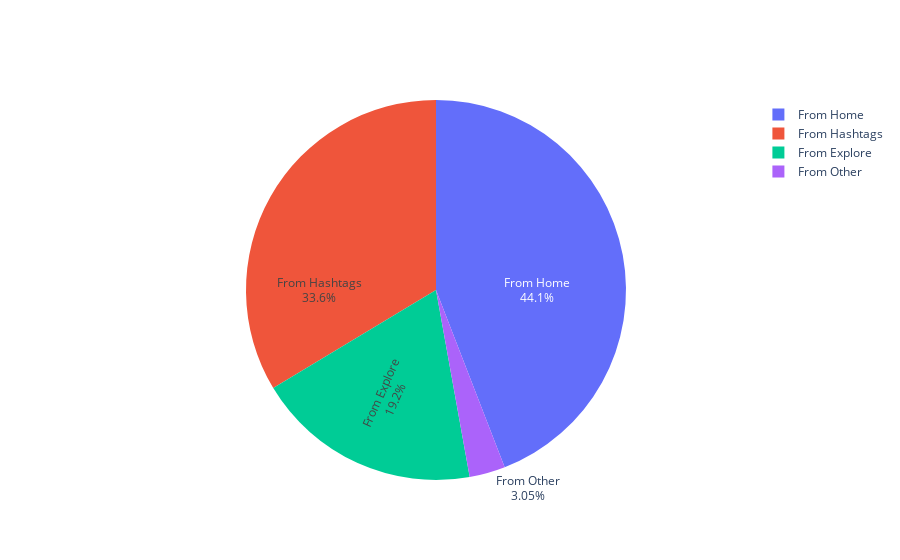

Notebook source saved alongside this figure:
### Markdown cell above
show a pie of most reach place of Instrgrame (From Home', 'From Hashtags', 'From Explore', 'From Other')

### Code cell
import plotly.graph_objects as go


Home = data['From Home'].sum()
Hashtags = data['From Hashtags'].sum()
Explore = data['From Explore'].sum()
Other = data['From Other'].sum()

ReactionFeature = [Home, Hashtags, Explore, Other]
ReactionLabels = ["From Home", "From Hashtags", "From Explore", "From Other"]

fig = go.Figure(data=[go.Pie(labels=ReactionLabels, values=ReactionFeature, textinfo='label+percent',
                             insidetextorientation='radial'
                            )])
fig.show()

### Figure 1 — Plotly figure (JSON) as saved in the notebook; plotly's stock layout.template omitted (floating-point values rounded to 4 significant figures)
{"data": [{"insidetextorientation": "radial", "labels": ["From Home", "From Hashtags", "From Explore", "From Other"], "textinfo": "label+percent", "type": "pie", "values": [294619, 224614, 128294, 20360]}], "layout": {}}
